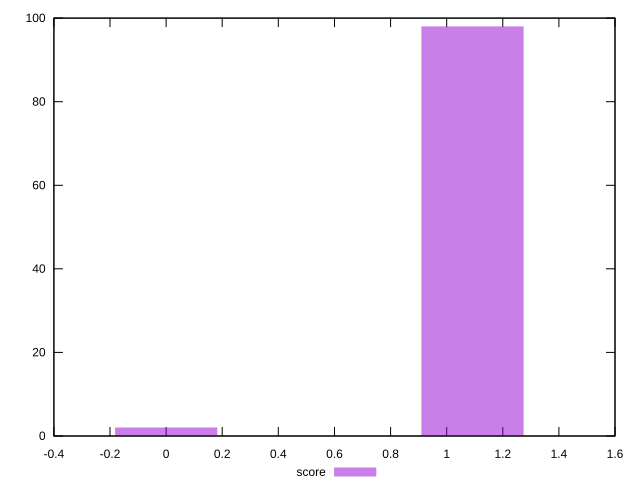

Source code (gnuplot):
reset
set terminal svg size 640, 490 enhanced background rgb 'white'
set output "reprap/server-response-time/samples/pages/score/histogram.svg"

$score <<EOF
0 2
1.0917775487785033 98
EOF

set key outside below
set boxwidth 0.3639258495928344
set yrange [0:100]
set style fill transparent solid 0.5 noborder

plot \
  $score title "score" with boxes, \


reset
